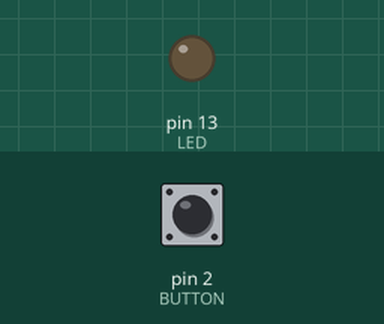
Simulated run of this sketch. Board: Arduino Uno, built with avr-gcc and run on an emulated ATmega328P. Shown: output pins drawn as LEDs (lit = HIGH). Inputs (shaded band) come from the test bench; at power-on: pin 2 (BUTTON) HIGH.

Above: at 1.2 s.
1.3 s: pin 2 (BUTTON) pulled LOW for 0.15 s
At 1.8 s:
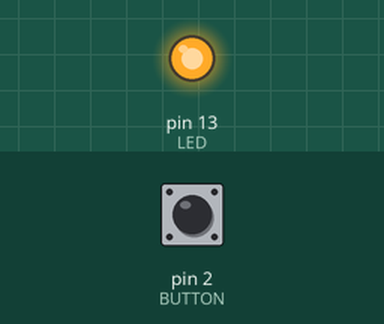
2.9 s: pin 2 (BUTTON) pulled LOW for 1 s
At 4.2 s:
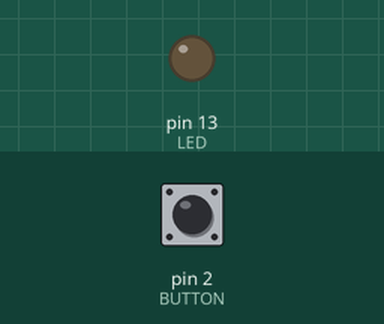
5.4 s: pin 2 (BUTTON) pulled LOW for 3.2 s
At 6.1 s:
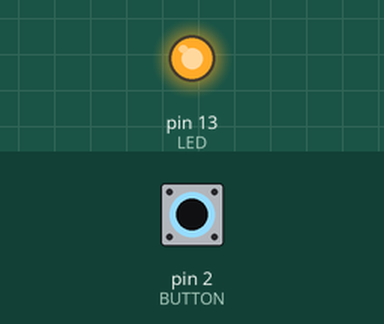
Timing chart, 0 to 8.4 s (numbered marks = the images above; inputs shaded):
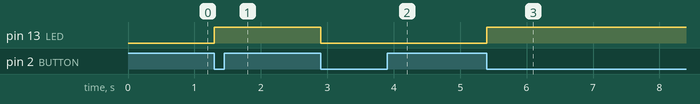

Measured:
- after the input at 1.3 s, pin 13 (LED): LOW → HIGH at once
- after the input at 2.9 s, pin 13 (LED): HIGH → LOW at once
- after the input at 5.4 s, pin 13 (LED): LOW → HIGH at once

The sketch:

01.04-digital-input.ino
```cpp
/*
 * Digital input
 * Input ingesteld op pin 2 Led op pin 13
 * door: vdbe
 */
#define NOINCLUDE

#ifndef NOINCLUDE
#include <ezButton.h>
#endif

#define LED 13
#define BUTTON 2

#ifndef NOINLUCDE
#define DEBOUNCE 50
#endif

unsigned short ledState = LOW;
#ifdef NOINCLUDE
unsigned short lastButtonState;
unsigned short currentButtonState;
#else
ezButton button(BUTTON);
#endif

void setup()
{
	#ifdef DEBUG
	// Setup Serial
	Serial.begin(9600);
	while (!Serial);
	Serial.println("01.04-digital-input");
	#endif

	#ifdef NOINCLUDE
	pinMode(BUTTON, INPUT);
	pinMode(LED, OUTPUT);

	currentButtonState = digitalRead(BUTTON);
	#else
	button.setDebounceTime(DEBOUNCE);
	#endif

	#ifdef DEBUG
	Serial.println("Setup complete");
	#endif
}

void loop()
{
	#ifdef NOINCLUDE
	lastButtonState = currentButtonState;
	currentButtonState = digitalRead(BUTTON);

	if(lastButtonState == HIGH && currentButtonState == LOW)
	{
		ledState = !ledState;
		digitalWrite(LED, ledState);

		#ifdef DEBUG
		Serial.print("Button pressed: ");
		Serial.println(ledState);
		#endif
	}
	#else
	button.loop();

	if(button.isPressed())
	{
		ledState = !ledState;
		digitalWrite(LED, ledState);

		#ifdef DEBUG
		Serial.print("Button pressed: ");
		Serial.println(ledState);
		#endif
	}
	#endif
}
```
